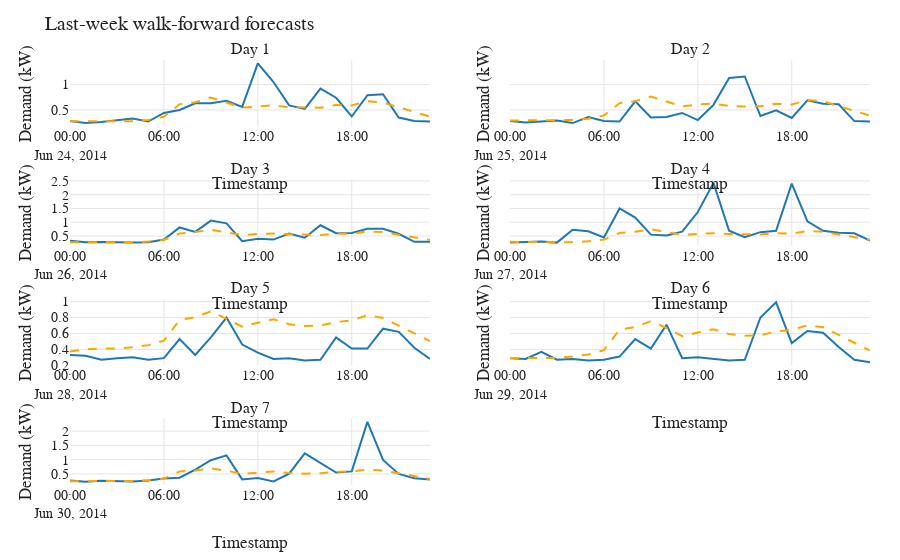

Source (notebook cell):
### Code cell
best_wf = walkforward_predictions_df[walkforward_predictions_df["model_name"] == best_model_name]
fig_walkforward = plot_walkforward_panels(best_wf, style="academic")
save_figure(fig_walkforward, "stats_walkforward_panels", width=1400, height=900)
fig_walkforward
